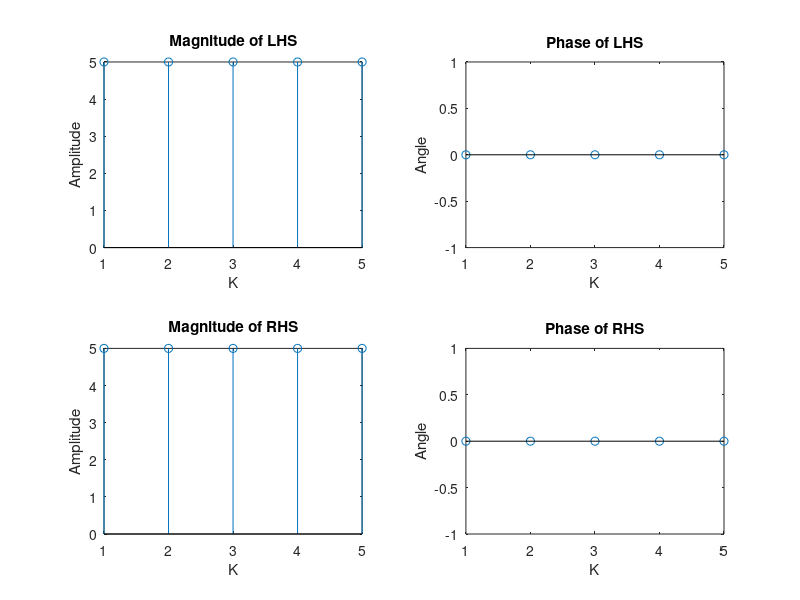

This chart was generated by the following MATLAB code:
%DFT{x(-n)} = X*(k)
clc;
close all;
clear all;

N = input("Enter the value of N: ");
x=input("Enter a sequence: ");
x = [x, zeros(1,(N-length(x)))];

X=fft(x);
n=0:N-1;
x1=x(mod(-n,N)+1); %Time reversing original sequence
LHS=fft(x1);
RHS=conj(X);

%Plotting
subplot(221);
stem(abs(LHS));
ylabel('Amplitude');
xlabel('K');
title('Magnitude of LHS');

subplot(222);
stem(angle(LHS));
ylabel('Angle');
xlabel('K');
title('Phase of LHS');

subplot(223);
stem(abs(RHS));
ylabel('Amplitude');
xlabel('K');
title('Magnitude of RHS');

subplot(224);
stem(angle(RHS));
ylabel('Angle');
xlabel('K');
title('Phase of RHS');
